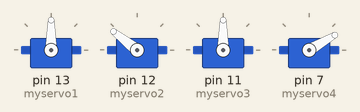
Recording of a sketch running on a simulated Arduino Uno, built with avr-gcc and run on an emulated ATmega328P. Shown: 4 × servo. What the sketch prints to the serial monitor is not drawn.

Above: at 4.98 s.
At 5.6 s:
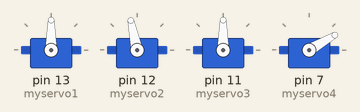
At 6.51 s:
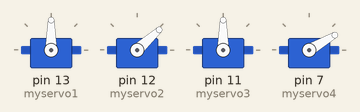
At 8.03 s:
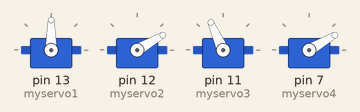
At 13.83 s:
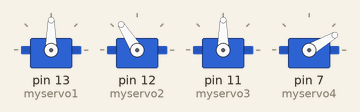
At 17.1 s:
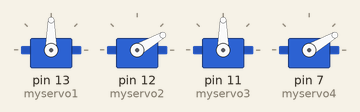
Timing chart, 0 to 18.6 s (numbered marks = the images above):
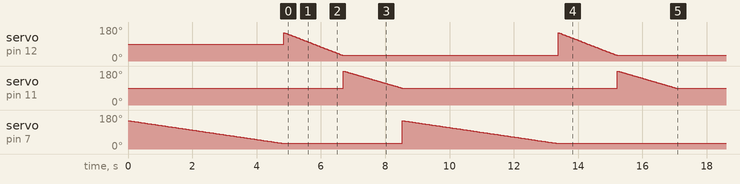

Measured:
- by itself, servo on pin 11 (myservo3): ramps from 180° to 90° and jumps back, once every 8.5 s

The sketch:

camera_lift.ino
```cpp
#include <Servo.h>    // 声明调用Servo.h库
Servo myservo1; // 创建4个舵机对象，1是机械手抓取部分
Servo myservo2;
Servo myservo3;
Servo myservo4;
int pos1 = 0;          // 变量pos用来存储舵机位置
int pos2 = 0;
int pos3 = 0;
int pos4 = 0;
int i=0;               //执行计数

void setup() {
    myservo1.attach(13);  // 将引脚9上的舵机与声明的舵机对象连接起来
    myservo2.attach(12);
    myservo3.attach(11);
    myservo4.attach(7);
    Serial.begin(9600);
}


void loop() {
  // put your main code here, to run repeatedly:
 for(i ;i<=1;i++){//执行两次到达指定位置
  // 大臂

     for(pos4 =150; pos4>=30; pos4-=1) {    // 舵机从180°转回到0°，每次减小1°
       myservo4.write(pos4);        // 写角度到舵机
       delay(40);                 // 延时15ms让舵机转到指定位置


    }

 //舵机2
    for(pos2 = 150; pos2>=30; pos2-=1) {    // 舵机从180°转回到0°，每次减小1°
       myservo2.write(pos2);        // 写角度到舵机
       delay(15);                 // 延时15ms让舵机转到指定位置
       Serial.println(0);
    }

   delay(10);


 //中臂


      for(pos3 = 180; pos3>=90; pos3-=1) {    // 舵机从180°转回到0°，每次减小1°
       myservo3.write(pos3);        // 写角度到舵机
       delay(20);                 // 延时15ms让舵机转到指定位置
       Serial.println(0);
    }
}
}
```
